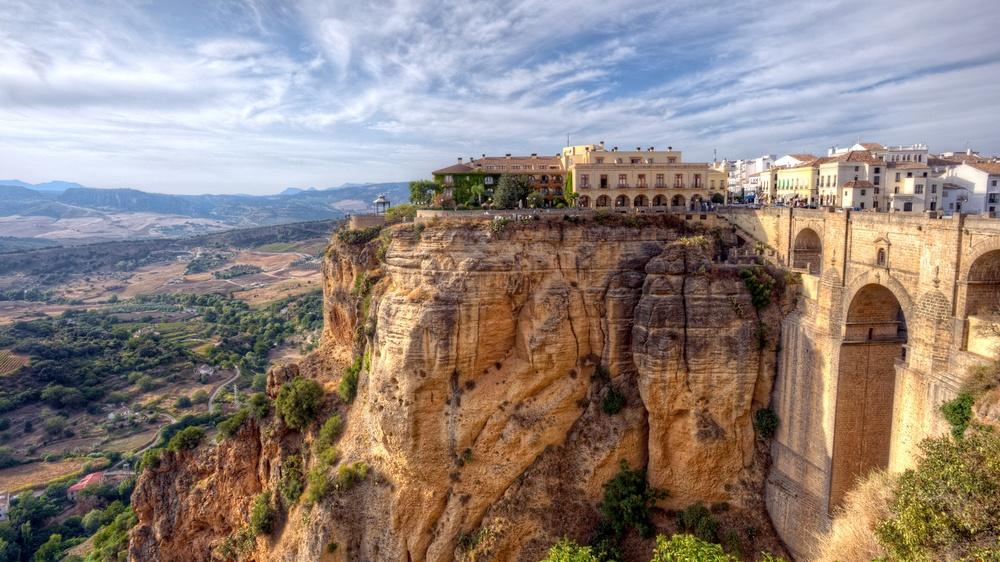
#> input picture Lab1/image.jpg, 1000 x 562 px, shrunk from 3840 x 2160 before the run
$ python main.py   (older library calls are emulated)
#> lines starting #> are read from the running program, lines starting #| are printed output that depends on the picture; after the words box and inside, x2 and y2 are one past the last pixel; in counts of white or black regions, pixels touching at a corner belong together; long printed decimals are rounded
### Lab1/sobel/utils.py
import time
from pathlib import Path

import numpy as np
from PIL import Image


def load_gray(path: str) -> np.ndarray:
#> called with path = 'Lab1/image.jpg'
    return np.asarray(Image.open(path).convert("L"), dtype=np.uint8)
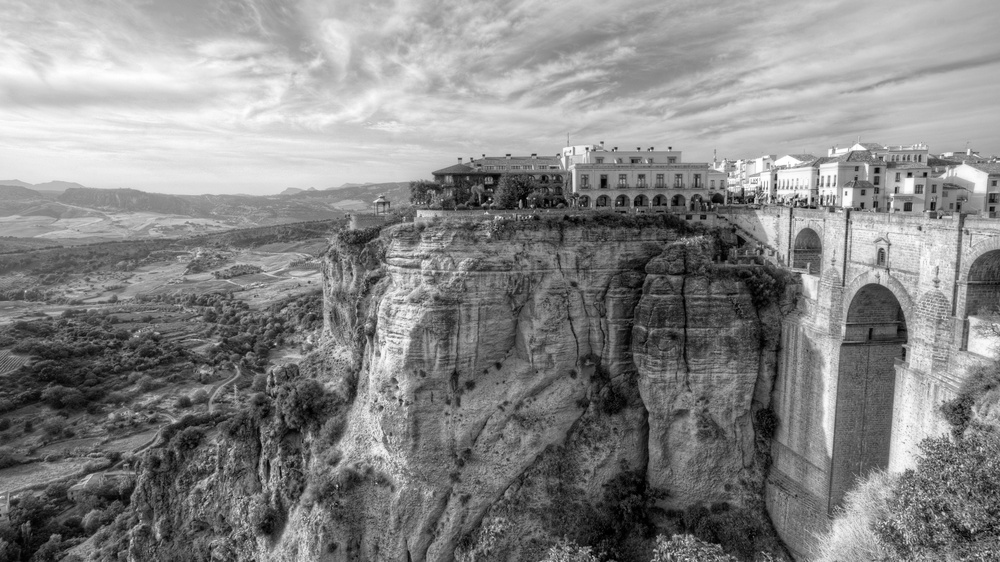
#> returned value: shape (562, 1000); min 0, max 255, mean 134.6

def benchmark(
    func,
    *args,
    repeats: int = 5,
    **kwargs,
):
#> called with repeats = 5
    times = []
    result = None

    for _ in range(repeats):
        start = time.perf_counter()
        result = func(*args, **kwargs)
        times.append(time.perf_counter() - start)

    return result, float(np.mean(times)), float(np.std(times))

def print_benchmark(
    native_time: float,
    native_std: float,
    opencv_time: float,
    opencv_std: float,
) -> None:

    speedup = native_time / opencv_time if opencv_time > 0 else float("inf")

    print(
        f"Native: "
        f"{native_time:.6f} ± "
        f"{native_std:.6f} s"
    )

    print(
        f"OpenCV: "
        f"{opencv_time:.6f} ± "
        f"{opencv_std:.6f} s"
    )

    print(
        f"OpenCV speedup: "
        f"{speedup:.2f}x"
    )

def save_gray(image: np.ndarray, path: str) -> None:
    Path(path).parent.mkdir(parents=True, exist_ok=True)
    Image.fromarray(np.clip(image, 0, 255).astype(np.uint8)).save(path)

### Lab1/sobel/algorithm.py
import cv2
import numpy as np

SOBEL_X = np.array(
    [
        [-1, 0, 1],
        [-2, 0, 2],
        [-1, 0, 1],
    ],
    dtype=np.float32,
)

SOBEL_Y = np.array(
    [
        [-1, -2, -1],
        [0, 0, 0],
        [1, 2, 1],
    ],
    dtype=np.float32,
)


def convolution(
    image: np.ndarray,
    kernel: np.ndarray,
) -> np.ndarray:

    kernel_height, kernel_width = kernel.shape

    pad_y = kernel_height // 2
    pad_x = kernel_width // 2

    padded = np.pad(
        image.astype(np.float32),
        (
            (pad_y, pad_y),
            (pad_x, pad_x),
        ),
        mode="edge",
    )

    result = np.zeros_like(image, dtype=np.float32)

    for y in range(image.shape[0]):
        for x in range(image.shape[1]):

            region = padded[
                y:y + kernel_height,
                x:x + kernel_width
            ]

            result[y, x] = np.sum(region * kernel)

    return result


def sobel_native(
    image: np.ndarray,
) -> np.ndarray:

    gradient_x = convolution(image, SOBEL_X)
    gradient_y = convolution(image, SOBEL_Y)

    gradient = np.sqrt(gradient_x ** 2 + gradient_y ** 2)

    gradient = np.clip(
        gradient,
        0,
        255,
    )

    return gradient.astype(np.uint8)


def sobel_opencv(
    image: np.ndarray,
) -> np.ndarray:

    gradient_x = cv2.Sobel(
        image,
        cv2.CV_32F,
        1,
        0,
        ksize=3,
        borderType=cv2.BORDER_REPLICATE,
    )

    gradient_y = cv2.Sobel(
        image,
        cv2.CV_32F,
        0,
        1,
        ksize=3,
        borderType=cv2.BORDER_REPLICATE,
    )

    gradient = cv2.magnitude(gradient_x, gradient_y)

    gradient = np.clip(
        gradient,
        0,
        255
    )

    return gradient.astype(np.uint8)

### Lab1/sobel/main.py
from pathlib import Path

import numpy as np

from Lab1.sobel.algorithm import sobel_opencv, sobel_native
from Lab1.sobel.utils import print_benchmark, save_gray, benchmark, load_gray

BASE_DIR = Path(__file__).resolve().parents[1]
IMAGE_PATH = BASE_DIR / "image.jpg"
REPEATS = 5


def main() -> None:

    gray = load_gray(str(IMAGE_PATH))

    native_result, native_time, native_std = benchmark(
        sobel_native,
        gray,
        repeats=REPEATS,
    )
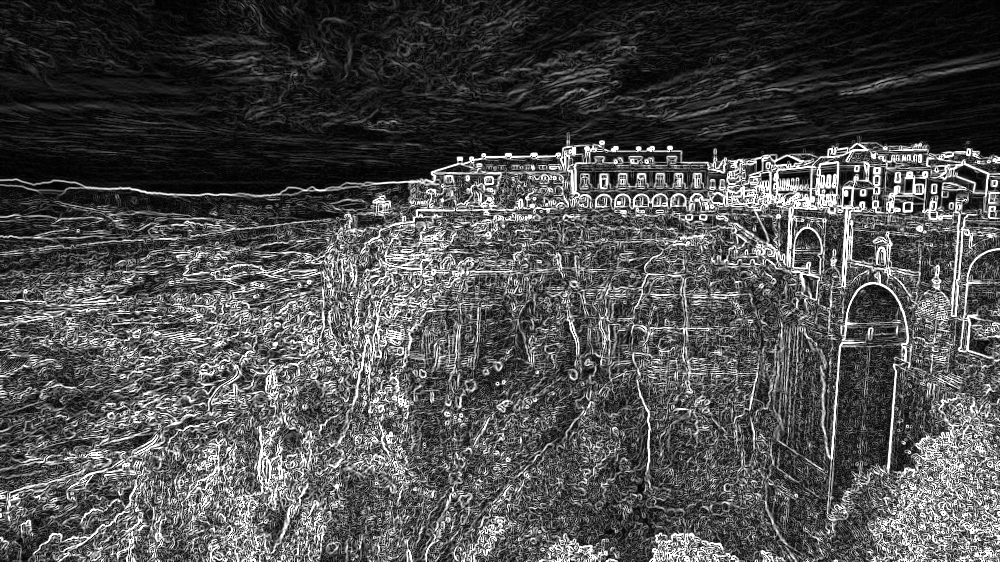
#> native_result: shape (562, 1000); min 0, max 255, mean 77.3
#> native_time = 3.73; native_std = 0.211

    opencv_result, opencv_time, opencv_std = benchmark(
        sobel_opencv,
        gray,
        repeats=REPEATS
    )
#> opencv_time = 0.00262; opencv_std = 0.00115

    save_gray(native_result,"results/native.png",)
    save_gray(opencv_result,"results/opencv.png",)

    difference = np.abs(native_result.astype(np.int16) - opencv_result.astype(np.int16))
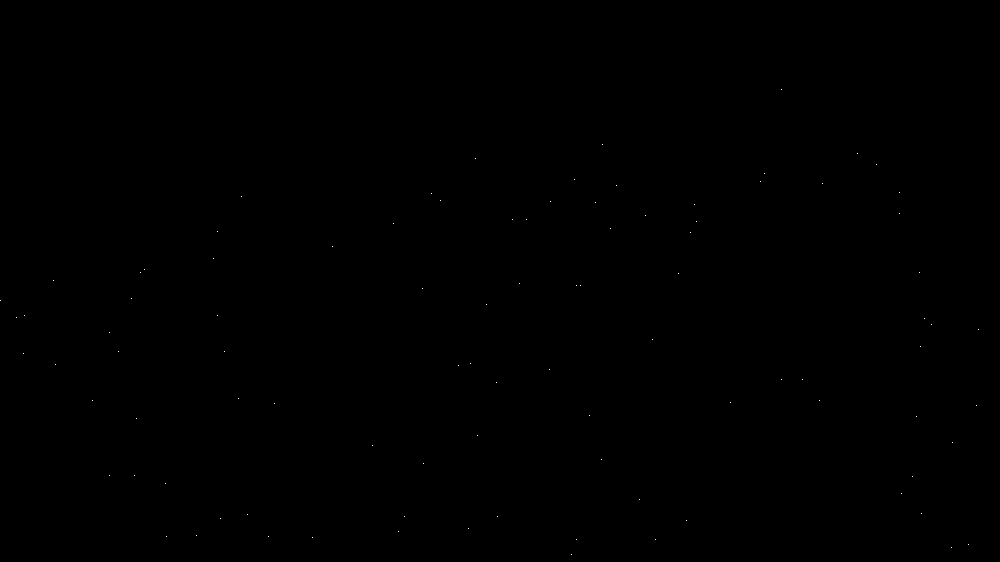
#> difference: shape (562, 1000) int16; values 0 (black) and 1 (white), 0.02% white in thin lines or dots, all inside (x1, y1, x2, y2) = (0, 89, 979, 555)

    save_gray(difference, "results/difference.png",)

    print_benchmark(
        native_time,
        native_std,
        opencv_time,
        opencv_std,
    )
#> in print_benchmark, `speedup = native_time / opencv_time if opencv_time > 0 else float("inf")`: speedup = 1424.2
#| Native: 3.729 ± 0.2114 s
#| OpenCV: 0.002618 ± 0.001151 s
#| OpenCV speedup: 1424.23x

    print("Mean difference:", np.mean(difference))
#| Mean difference: 0.0001708


if __name__ == "__main__":
    main()
